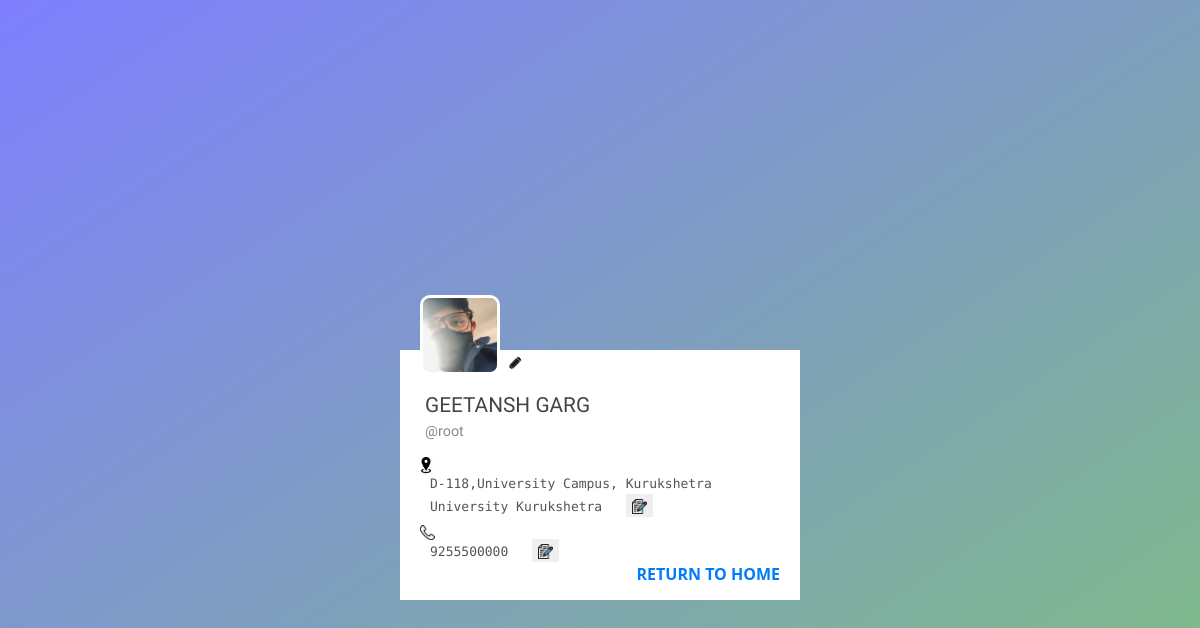
The page /viewprofile/account/ (signed in) on the database its author committed.
### home/models.py (models this page shows, shortened)
class Customer(models.Model):
    user = models.OneToOneField(User, on_delete=models.CASCADE)
    phone = models.DecimalField(max_digits=11, decimal_places=0, null=True, blank=True)
    address = models.TextField(blank=True, null=True)
    picture = models.ImageField(default='default.png')
    created = models.DateTimeField(auto_now_add=True)
    updated = models.DateTimeField(auto_now=True)

### home/views.py (the view)
# urls.py: path('viewprofile/account/', views.account, name='account'),
def account(request):
    try:
        username = request.user.username
        user = User.objects.get(username=username)
        customer = Customer.objects.get(user=user)
        status = False
        try:
            owner = Owner.objects.get(user=user)
            if owner or user.is_superuser:
                status = True
        except:
            pass
        return render(request, 'account.html', {'customer':customer, 'status':status})
    except Exception as e:
        print(e)
        messages.error(request, 'error while loading your profile')
        return redirect('home')

### templates/account.html (shortened to what this page needs)
{% extends 'base.html' %}
{% load static %}
{% block css %}
    <link rel="stylesheet" href="{% static 'css/account.css' %}">
{% endblock css %}
{% block content %}
    <div class="center">
        <div id="header" style="filter: blur(0px); height: 150px; transform: scale(1, 1);"></div>
        <div id="profile">
            <div>
                <img class="image" src="{{customer.picture.url}}" alt="">
                <div id="edit_form">
                    <img class="image" src="{% static 'images/edit2.png' %}" alt="" style="height: 20px;width: 20px;top: 3px;left: 105px;" id="edit_image">
                </div>
            </div>
            <div class="name">
                {{customer.user.first_name|upper}} {{customer.user.last_name|upper}}
            </div>
            <div class="nickname">
                @{{customer.user.username|lower}}
            </div>
            <div class="location">
                <img src="{% static 'images/location.jpg' %}" height="20px" width="20px" class="material-icons">
                {% if customer.address %}
                    <div id="address_data">
                        <span style="font-family: 'Syne Mono', monospace;
                        font-size:small;" id="">{{customer.address}}</span>
                        <button class="" id="update_address" style="border:none; margin-left:20px;" title="Edit Address"><img src="{% static 'images/edit.png' %}" alt="" height="15px" width="15px"></button>
                    </div>
                {% endif %}
            </div>
            <div class="phone">
                <img src="{% static 'images/phone.png' %}" height="15px" width="15px" class="material-icons">
                {% if customer.phone %}
                    <div id="phone_number">
                        <span style="font-family: 'Syne Mono', monospace;
                        font-size:small;margin-left:10px" id="">{{customer.phone}}</span>
                        <button class="" id="update_phone" style="border:none; margin-left:20px;" title="Edit Phone-Number"><img src="{% static 'images/edit.png' %}" alt="" height="15px" width="15px"></button>
                    </div>
                {% endif %}
            </div>
            <div class="bottom">
                {% if status %}
                    <span style="float: right;margin-right:20px"><strong><a href="viewprofile/" id="view_profile">RETURN TO PROFILE</a></strong></span>
                {% else %}
                    <span style="float: right;margin-right:20px"><strong><a href="/" id="view_profile">RETURN TO HOME</a></strong></span>
                {% endif %}
            </div>
        </div>
    </div>
{% endblock content %}

### static/css/account.css (style rules this page uses)
body { min-height: 100vh; min-width: 100vw; background: -webkit-gradient(linear, left top, right bottom, from(rgba(0, 0, 255, 0.5)), to(rgba(0, 128, 0, 0.5))), url(http://i.imgur.com/woUbg3p.jpg); background: linear-gradient(to right bottom, rgba(0, 0, 255, 0.5), rgba(0, 128, 0, 0.5)), url(http://i.imgur.com/woUbg3p.jpg); background-size: cover; background-position: center center; display: -webkit-box; display: flex; -webkit-box-pack: center; justify-content: center; -webkit-box-align: center; align-items: center; }
#header { width: 50vw; max-width: 400px; min-width: 300px; height: 150px; background: url(http://i.imgur.com/woUbg3p.jpg); background-size: cover; background-position: center center; -webkit-transition: all .08s linear; transition: all .08s linear; }
#profile { width: 50vw; max-width: 400px; min-width: 300px; height: 250px; background: white; position: relative; box-sizing: border-box; padding-top: 40px; padding-left: 25px; font-family: 'Open Sans', sans-serif; }
.image { position: absolute; border: 3px solid white; top: -55px; left: 20px; height: 80px; width: 80px; border-radius: 10px; }
.name { font-size: 1.3rem; font-weight: 500; color: #444; font-family: 'Josefin Sans', sans-serif; }
.nickname { color: #888; font-size: 0.9rem; padding-bottom: 7px; font-family: 'Architects Daughter', cursive; }
.location { color: #555; font-size: 0.9rem; padding-left: 10px; position: relative; left: -5px; }
.phone { color: #555; font-size: 0.9rem; padding-left: 0px; position: relative; left: -5px; }
#profile .phone .material-icons { position: relative; top: 3px; font-size: 1rem; }
#profile .location .material-icons { position: relative; top: 3px; font-size: 1rem; left: -14px; }
.material-icons { font-family: 'Material Icons'; font-weight: normal; font-style: normal; font-size: 24px; line-height: 1; letter-spacing: normal; text-transform: none; display: inline-block; white-space: nowrap; word-wrap: normal; direction: ltr; -webkit-font-smoothing: antialiased; }

### rows shown on the page
Customer: picture (picture), user.first_name "GEETANSH", user.last_name "GARG", user.username "root", address "D-118,University Campus, Kurukshetra University Kurukshetra", phone "9255500000"
